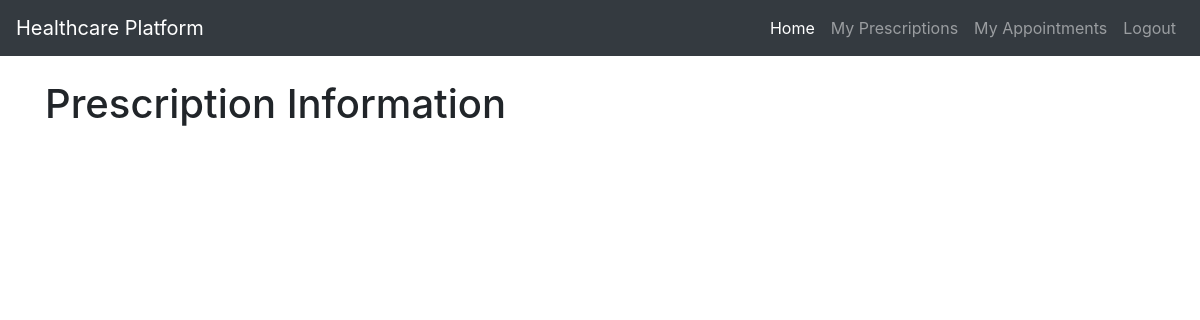
Before: /patient_prescription (signed in) with the older database file.
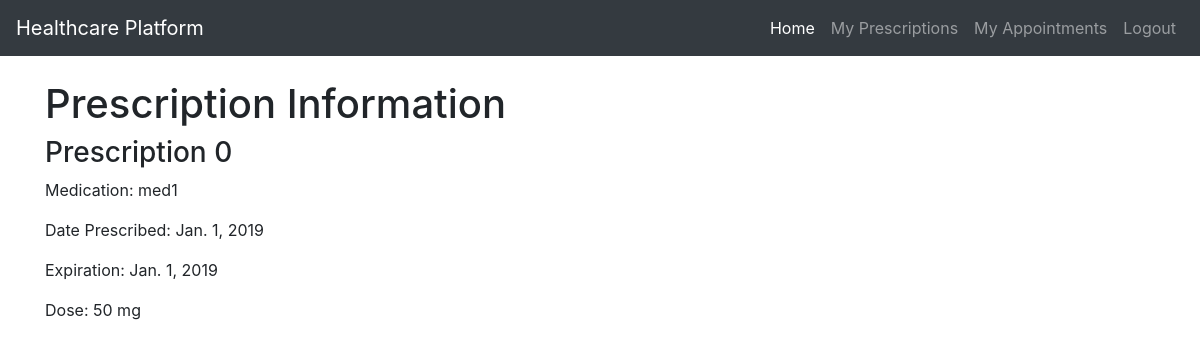
After: the same page with the newer database file.
### dbApp/models.py (models this page shows, shortened)
class Prescription(models.Model):
    id = models.AutoField(primary_key=True)
    patient = models.ForeignKey('Patient', null=True, on_delete=models.SET_NULL)
    medication = models.ForeignKey('Medication', null=True, on_delete=models.SET_NULL)
    date_prescribed = models.DateField()
    expiration = models.DateField()
    dose = models.CharField(max_length=30)

class Medication(models.Model):
    name = models.CharField(max_length=30, unique=True)
    instructions = models.CharField(max_length=30)
    recommended_dose = models.CharField(max_length=30)

### frontend/views.py (the view)
# urls.py: path('patient_prescription', render_patient_prescription, name="patient_prescription"),
def render_patient_prescription(request):
    if request.method != "GET":
        return Response('Method not allowed', status=status.HTTP_405_METHOD_NOT_ALLOWED)
    try:
        patient = request.user.patient
        return render(request, 'patient_prescription.html')
    except:
        return redirect('homepage')

### templates/patient_prescription.html
{% extends 'base.html' %}
{% block content %}
<h1>Prescription Information</h1>
{% if user.is_authenticated %}
    {% for prescription in user.patient.prescriptions.all %}
        <div>
            <h3>Prescription  {{forloop.counter0}}</h3>
            <p>Medication:  {{ prescription.medication.name }}</p>
            <p>Date Prescribed:  {{ prescription.date_prescribed }}</p>
            <p>Expiration:  {{ prescription.expiration }}</p>
            <p>Dose:  {{ prescription.dose }}</p>
        </div>
    {% endfor %}
{% endif %}
{% endblock %}

Changed rows visible on the page:
added Prescription: medication.name "med1", date_prescribed "Jan. 1, 2019", expiration "Jan. 1, 2019", dose "50 mg"
